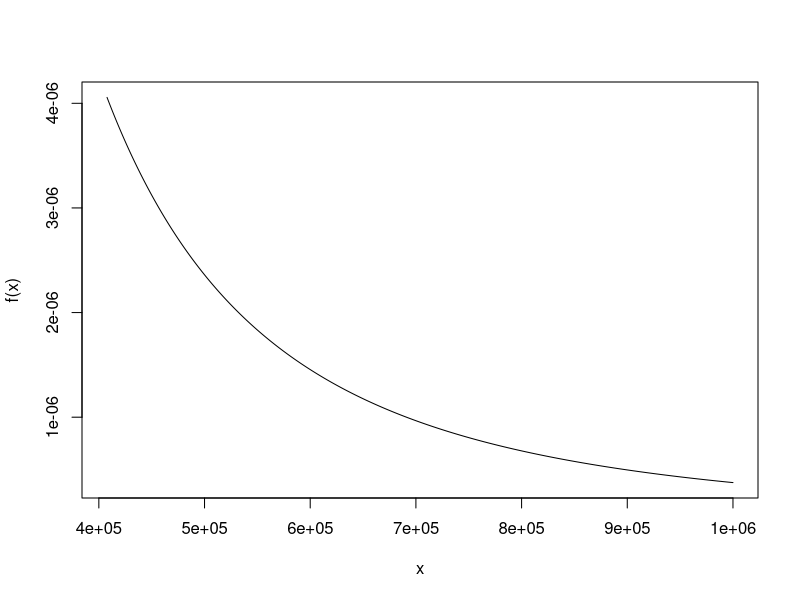
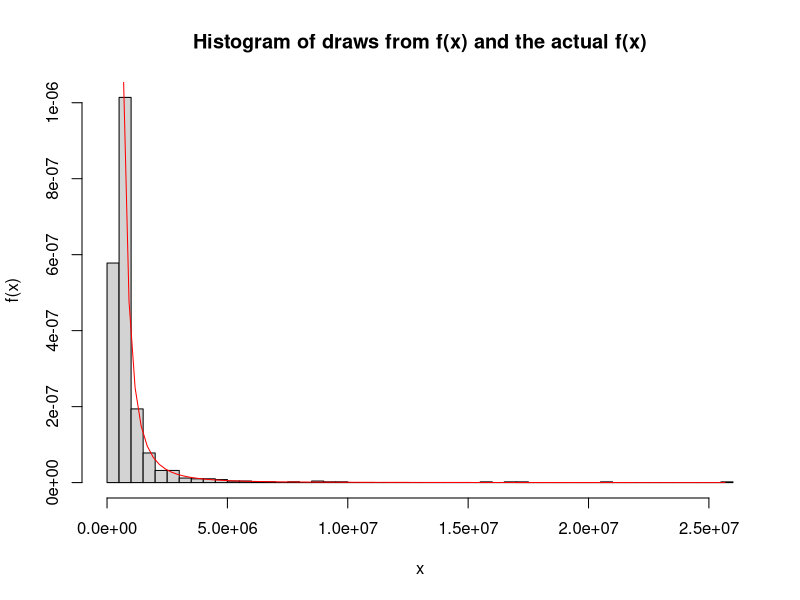
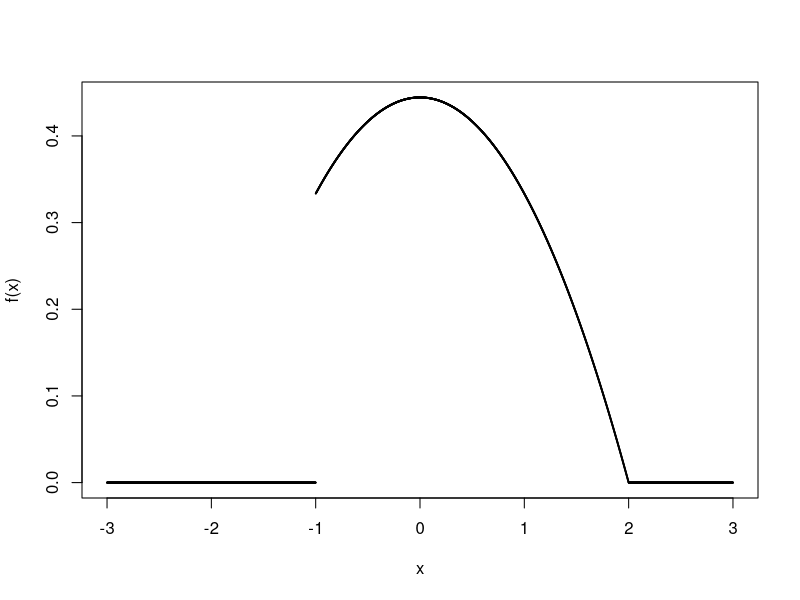
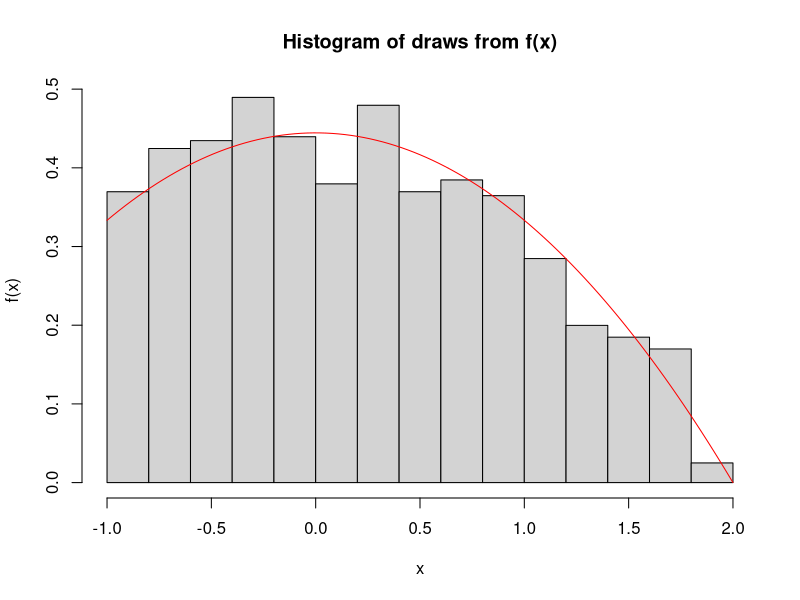
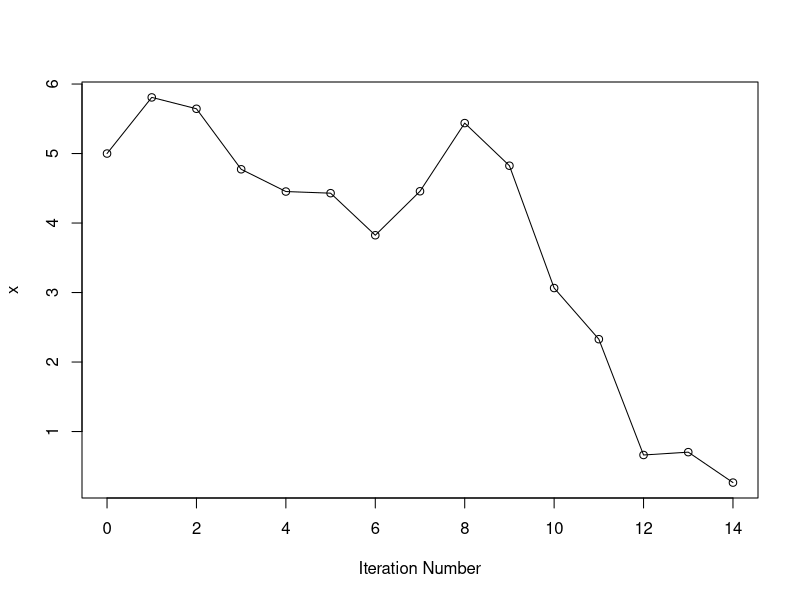
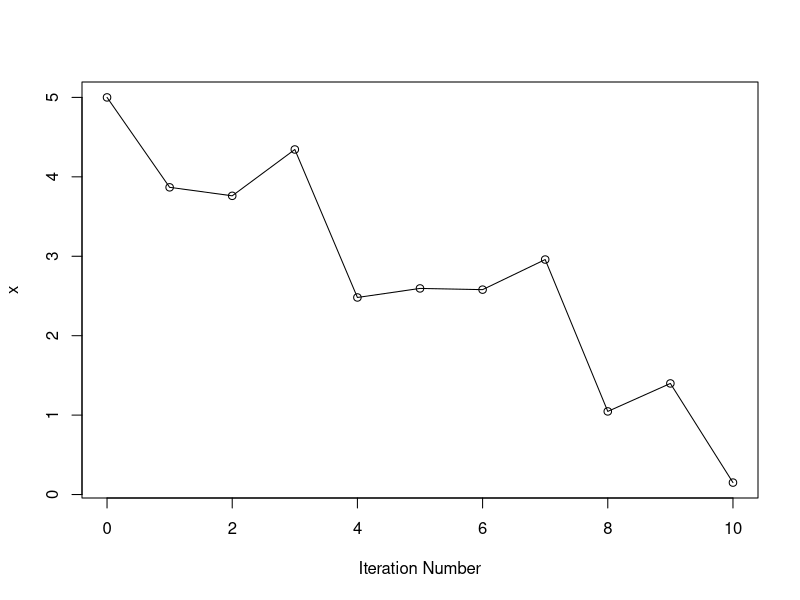
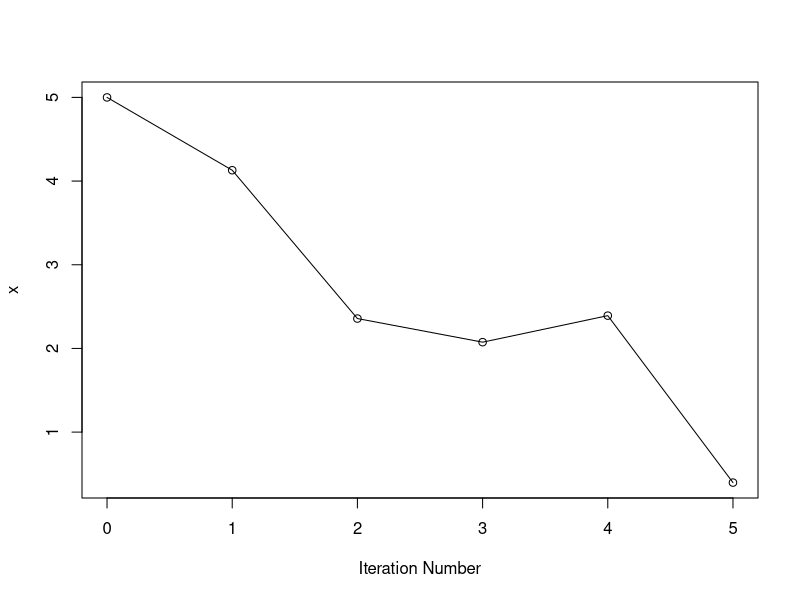
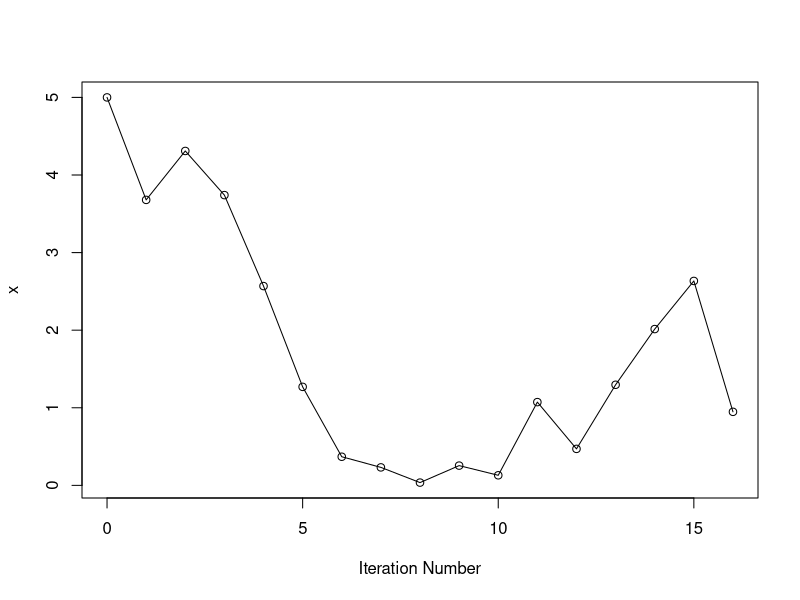

The R script that drew these images, in order:
# i
f <- function(x, a = 2.654, x.min = 407760){
  # p.d.f of Pareto distribution
  f <- (a - 1)/x.min * (x / x.min)^(-a)
  # the support of x is [xmin, infty)
  return(ifelse((x < x.min), 0, f))
}
x <- 407760:1000000
plot(x, f(x), xlab = "x", ylab = "f(x)", type = 'l')

# ii
upper.income <- function(u, a = 2.654, x.min = 407760){
  # calculate and return F inverse
  Finv <- x.min * (1 - u)^(1/(-a+1))
  # the support of u is (0, 1)
  return(ifelse((u < 0|u > 1), 0, Finv))
}
upper.income(.5)

# iii
u <- runif(1000)
X <- upper.income(u)
hist(X, breaks = 50, probability = TRUE, xlab = "x", ylab = "f(x)",
     main = "Histogram of draws from f(x) and the actual f(x)")
curve(f, min(X), max(X), add = TRUE, col = "red")

# iv
# median of the simulate set
median(X)
# 50th percentile of the Pareto
upper.income(.5)

# v
f <- function(x){
  return(ifelse((x < -1|x > 2), 0, (4-x^2)/9))
}
x <- seq(-3, 3, length = 5000)
plot(x, f(x), xlab = "x", ylab = "f(x)", type = 'p', cex = .05)

# vi
f.max <- 4/9
e <- function(x){
  return(ifelse((x < -1|x > 2), Inf, f.max))
}

# vii
# number of sampled needed
n        <- 1000
# count the accepted sample
n.accept <- 0
# the simulated sample
sample   <- numeric(n)
while (n.accept <= n){
  u <- runif(1)
  # sample from g(x)
  y <- runif(1, -1, 2)
  # accept condition
  if (u < f(y)/e(y)){
    n.accept <- n.accept + 1
    sample[n.accept] <- y
  }
}
head(sample)

# viii
hist(sample, probability = TRUE, xlab = "x", ylab = "f(x)",
     main = "Histogram of draws from f(x)")
curve(f, -1, 2, add = TRUE, col = "red")

# ix
x <- 5
x.vals <- c()
while (x > 0){
  r <- runif(1, -2, 1)
  x.vals <- c(x.vals, x)
  x <- x + r
}
print(x.vals)

# x
plot(0:(length(x.vals) - 1), x.vals, xlab = "Iteration Number", ylab = "x", type = "o")

# xi
random.walk <- function(x.start = 5, plot.walk = TRUE){
  x <- x.start
  x.vals <- c()
  while (x > 0){
    r <- runif(1, -2, 1)
    x.vals <- c(x.vals, x)
    x <- x + r
  }
  if (plot.walk == TRUE){
    plot(0:(length(x.vals) - 1), x.vals, xlab = "Iteration Number", ylab = "x",
         type = "o")
  }
  return(list(x.vals = x.vals, num.steps = length(x.vals) - 1))
}
random.walk()
random.walk()
random.walk(x.start = 10, plot.walk = FALSE)
random.walk(x.start = 10, plot.walk = FALSE)

# xii
n <- 10000
iter.num <- rep(NA, n)
for (i in 1:n){
  iter.num[i] <- random.walk(plot.walk = FALSE)$num.steps
}
# expected iteration
mean(iter.num)

# xiii
random.walk <- function(x.start = 5, seed = NULL, plot.walk = TRUE){
  set.seed(seed)
  x <- x.start
  x.vals <- c()
  while (x > 0){
    r <- runif(1, -2, 1)
    x.vals <- c(x.vals, x)
    x <- x + r
  }
  if (plot.walk == TRUE){
    plot(0:(length(x.vals) - 1), x.vals, xlab = "Iteration Number", ylab = "x",
         type = "o")
  }
  return(list(x.vals = x.vals, num.steps = length(x.vals) - 1))
}
random.walk()
random.walk()
random.walk(seed = 33, plot.walk = FALSE)
random.walk(seed = 33, plot.walk = FALSE)
